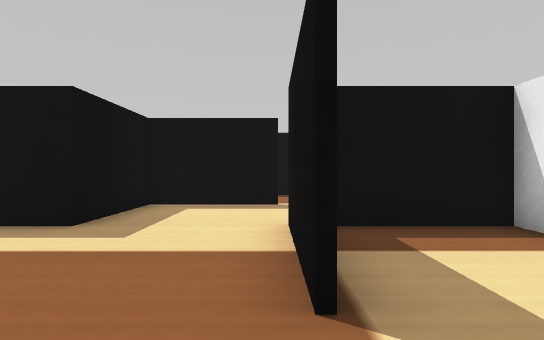
[1] (above)

24 first-person views from a walk through a robot-simulator world made for Webots. The camera is 0.04 m above the floor, looks level and sees 75° across. The floor is counted in squares, 0.05 m on a side. Each view is taken from the middle of a square. On the plan, view 1 faces up. The plan holds only what a view shows up to about 12 squares ahead; the rest is blank. Robots are left out. Webots' stock objects and surfaces are drawn as simple stand-ins.

[2]
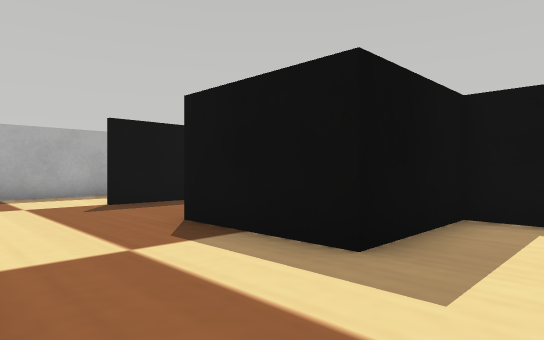

[3]
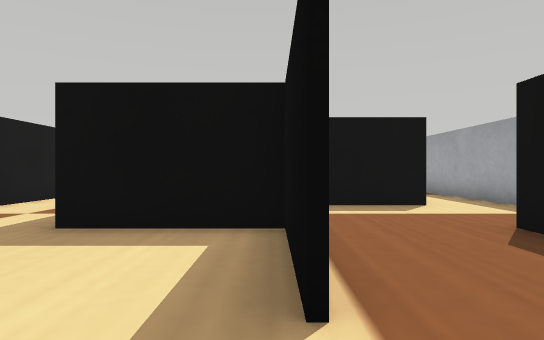

[4]
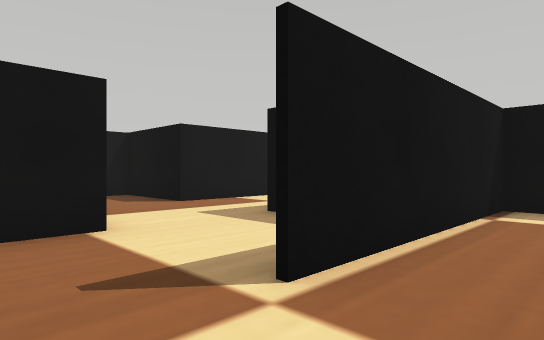

[5]
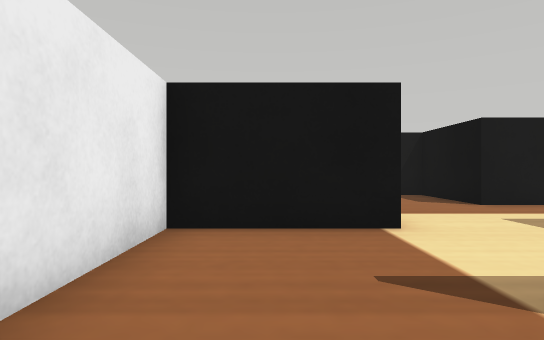

[6]
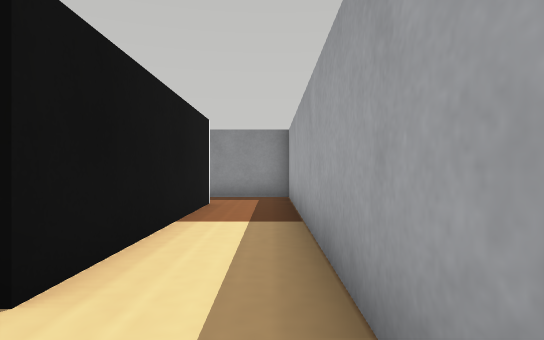

[7]
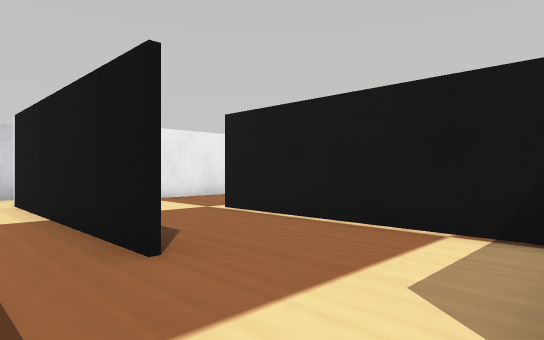

[8]
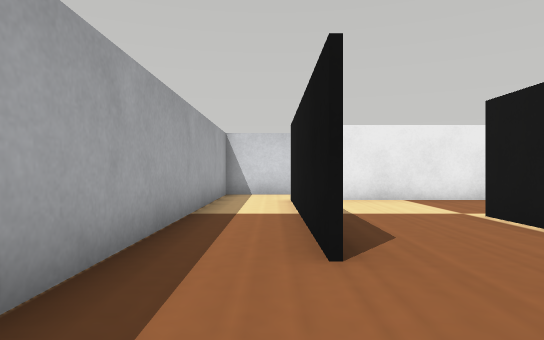

[9]
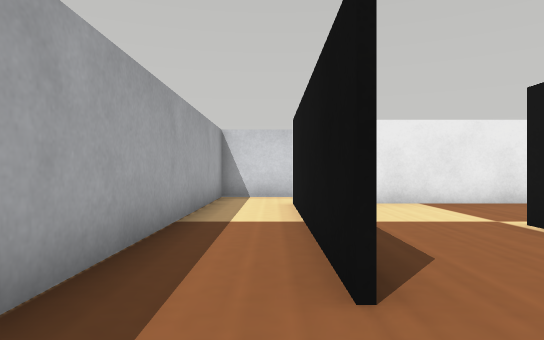

[10]
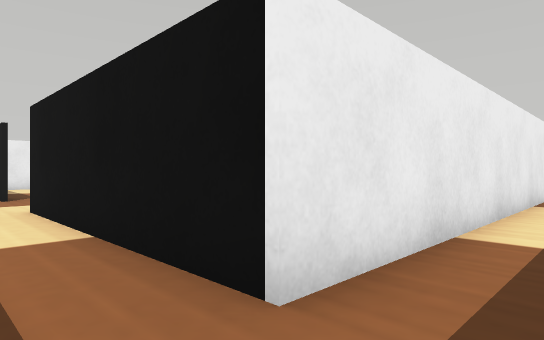

[11]
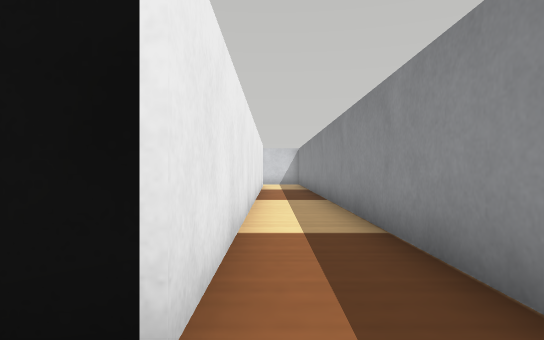

[12]
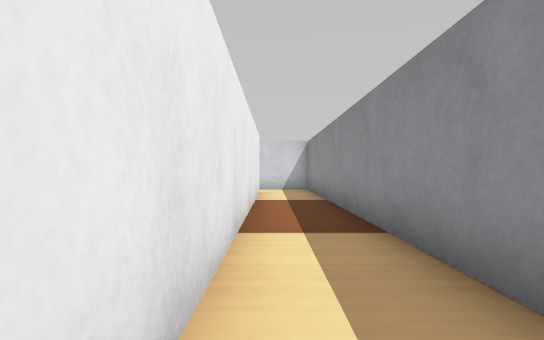

[13]
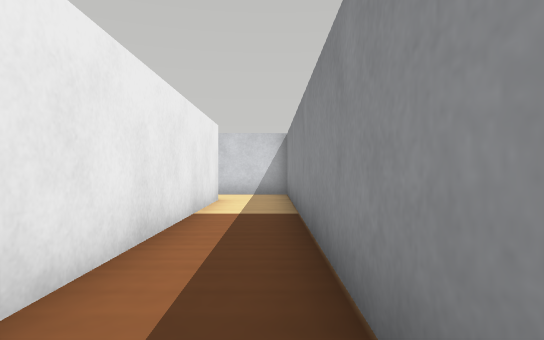

[14]
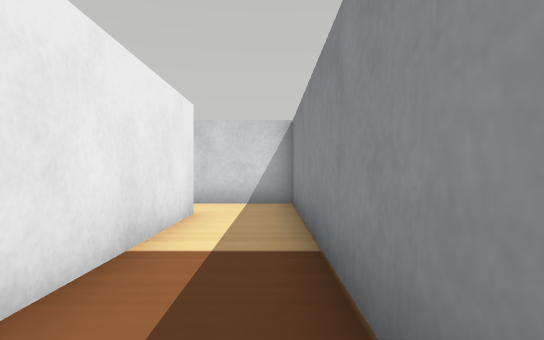

[15]
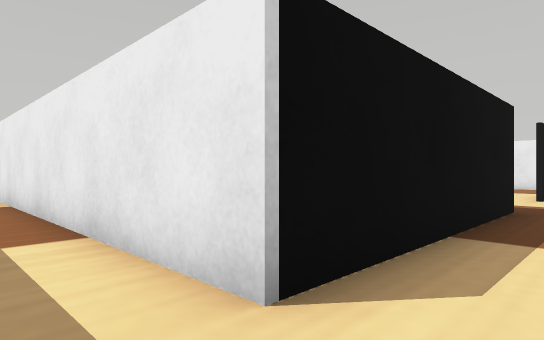

[16]
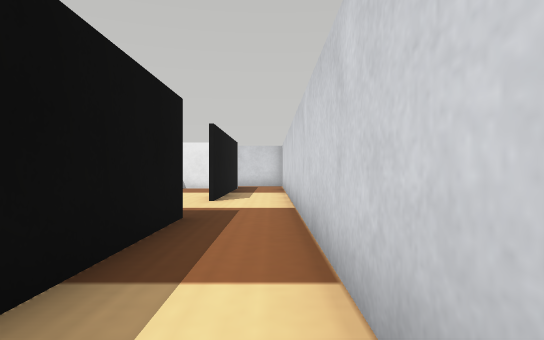

[17]
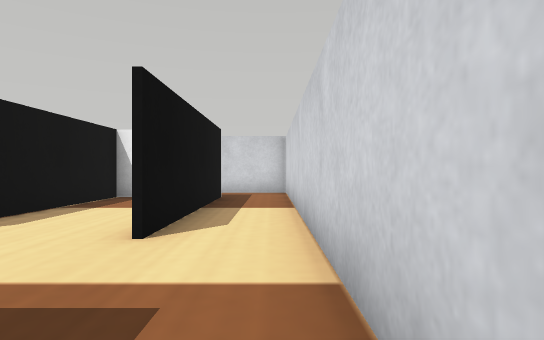

[18]
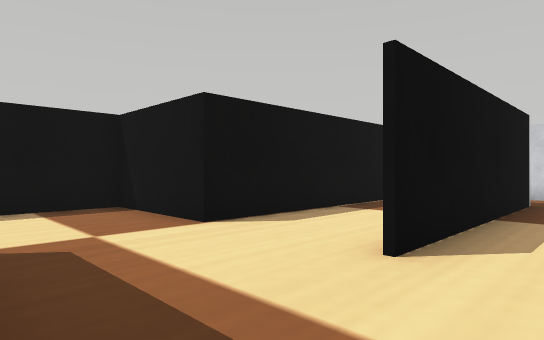

[19]
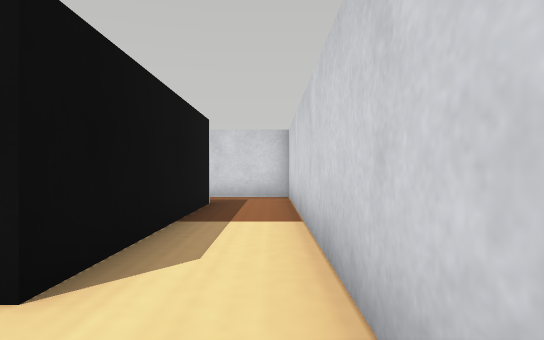

[20]
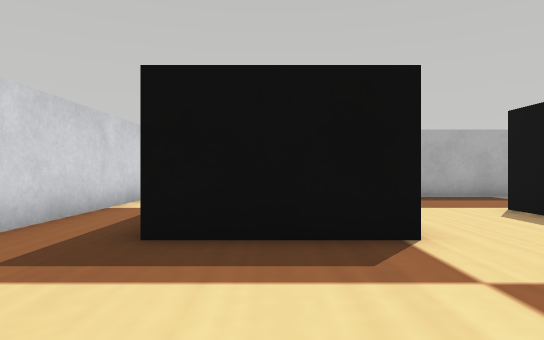

[21]
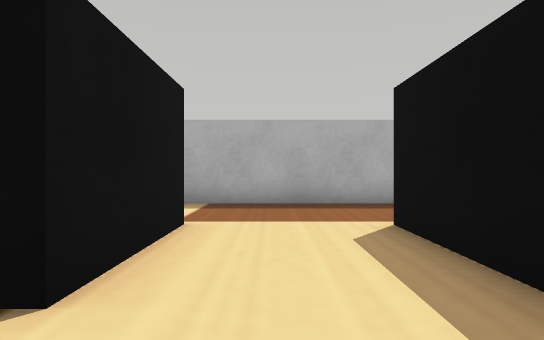

[22]
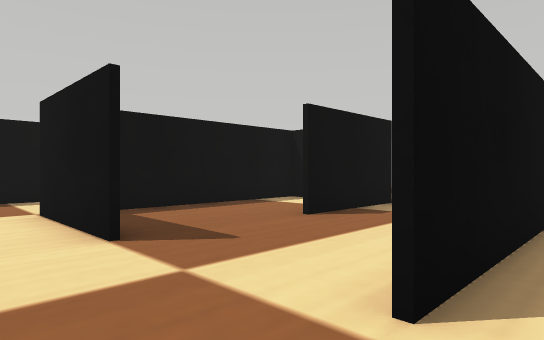

[23]
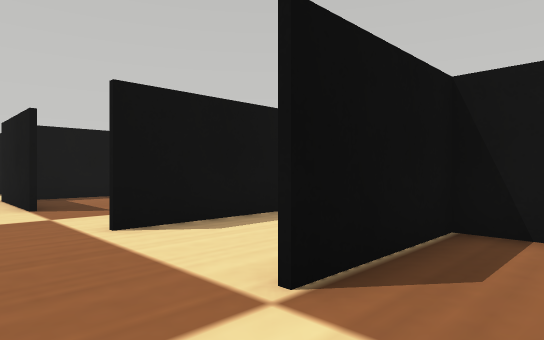

[24]
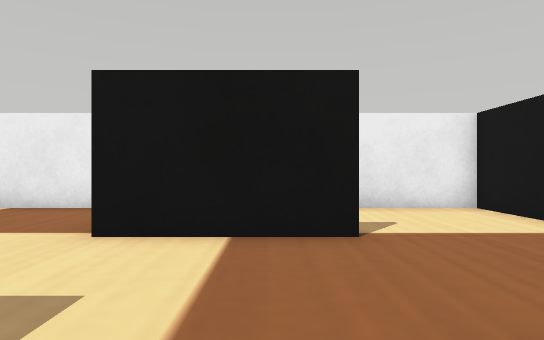

### Floor plan
Points are (right, up) in squares from view 1. A wall is a line through its corners. A room is listed if a view was taken in it or the views show most of it. See-through windows are left out.
Room 1 (views 1, 2, 3, 4, 5, 6, 7, 8, 9, 10, 11, 12, 13, 14, 15, 16, 17, 18, 19, 20, 21, 22, 23, 24)
walls: (-8, 1.9) (-2.8, 1.9) (-2.8, -1.3) (-2.1, -1.3); (-9.5, 5) (-9.5, 8.4); (-2.8, 8.2) (-2.8, 5) (-6.1, 5); (-9.4, 7.1) (-9.4, 5); (0.2, 1.9) (0.2, 5.2) (3.5, 5.2); (-6.2, -2.4) (-6.2, -1.4) (-9.2, -1.4); (0.2, 8.2) (-8.8, 8.2); (-9.2, -1.3) (-6, -1.3) (-6, -4.5) (-12.6, -4.5) (-12.6, 11.5) (-6, 11.5) (-6, 8.3) (0.2, 8.3); (-12.4, 6.2) (-12.4, -2.1); (-3, 11.5) (3.5, 11.5); (-2.4, 11.4) (-3, 11.4); (-8.8, 11.4) (-9.6, 11.4); (1.5, -1.3) (3.5, -1.3); (3.4, 4.4) (3.4, 10.1); (3.5, 5) (0.9, 5); (0.6, 11.4) (0.1, 11.4); (3.5, -1.4) (-2.9, -1.4) (-2.9, 1.8) (-9.2, 1.8); (3.4, -1.9) (3.4, 1.2); (3.6, -4.5) (-3, -4.5); (5.5, 11.1) (5.5, 13.5) (-14.5, 13.5) (-14.5, -6.5) (5.5, -6.5) (5.5, -4.1)

Where each view was taken, in squares from view 1:
view 1: 0 up, 0 right, facing up
view 2: 2 up, 1 left, facing up-left
view 3: 8 up, 2 right, facing left
view 4: 10 up, 2 right, facing down-left
view 5: 10 up, 2 right, facing down
view 6: 13 up, 4 left, facing left
view 7: 13 up, 6 left, facing down-right
view 8: 12 up, 6 left, facing right
view 9: 12 up, 5 left, facing right
view 10: 13 up, 14 left, facing down-right
view 11: 13 up, 13 left, facing down
view 12: 8 up, 13 left, facing down
view 13: 5 up, 14 left, facing down
view 14: 2 up, 14 left, facing down
view 15: 6 down, 14 left, facing up-right
view 16: 6 down, 12 left, facing right
view 17: 6 down, 7 left, facing right
view 18: 6 down, 6 left, facing up-right
view 19: 6 down, 5 left, facing right
view 20: 3 down, 2 left, facing left
view 21: 0 up, 4 left, facing left
view 22: 1 up, 11 left, facing up-right
view 23: 3 down, 11 left, facing up-right
view 24: 3 up, 4 left, facing right
